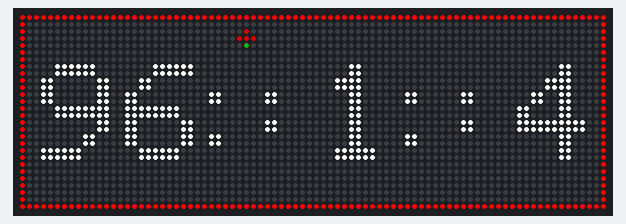
Recording of a sketch running on a simulated ESP32. On the bench: 84×28 RGB LED matrix (first LED top left, wired row by row). WiFi joins after 1.5 s; servers stay silent unless stated; colours are those a GRB WS2812 strip shows for the declared byte order; the local clock reads 2024-03-15 10:24:30 at power-on unless the sketch sets it; what the sketch prints to the serial monitor is not drawn.

Above: at 1.57 s.
At 5.94 s:
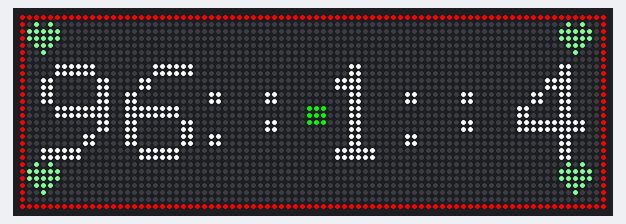
At 10.46 s:
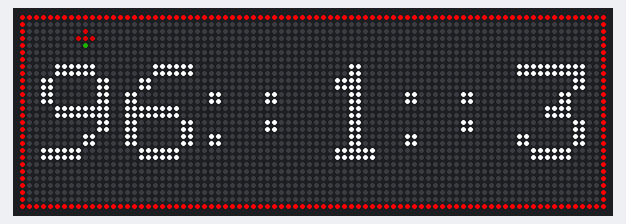
At 19.5 s:
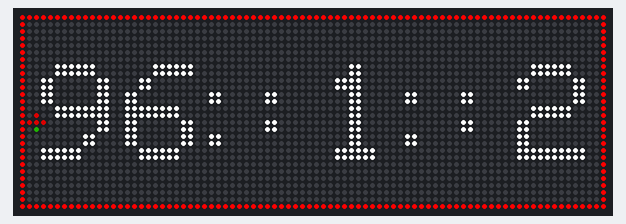
At 28.54 s:
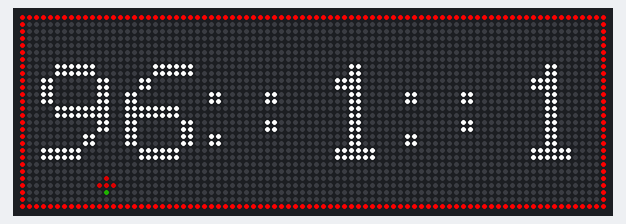
At 37.58 s:
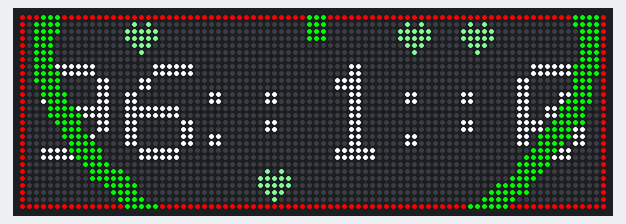

The sketch:

countdowntimer.ino
```cpp
#include <Adafruit_GFX.h>
#include <FastLED_NeoMatrix.h>
#include <FastLED.h>
#include <WiFi.h>
#include <time.h>
#include <math.h>
#include <stdlib.h>
#include <stdio.h>
#include <string.h>

// ------------------------------
// Hardware & Matrix configuration
// ------------------------------
#define PIN 12
#define BRIGHTNESS 255

// Each panel is 14 columns x 28 rows; we have 6 panels side by side.
#define MATRIX_COLUMNS 14
#define MATRIX_ROWS 28
#define PANEL_COUNT 6

#define WIDTH (MATRIX_COLUMNS * PANEL_COUNT)
#define LED_COUNT (WIDTH * MATRIX_ROWS)

int mw = WIDTH;      // Matrix width
int mh = MATRIX_ROWS; // Matrix height
signed long remainingTime;
int burst = 0;

// Create the LED array and initialize the NeoMatrix object.
// The remap flags assume panels arranged from the TOP-LEFT with zigzag wiring.
CRGB leds[LED_COUNT];
FastLED_NeoMatrix *matrix = new FastLED_NeoMatrix(
  leds, mw, mh, NEO_MATRIX_TOP + NEO_MATRIX_LEFT + NEO_MATRIX_ROWS + NEO_MATRIX_ZIGZAG);

const uint8_t heartSprite[5][5] = {
  {0, 1, 0, 1, 0},
  {1, 1, 1, 1, 1},
  {1, 1, 1, 1, 1},
  {0, 1, 1, 1, 0},
  {0, 0, 1, 0, 0}
};

// ------------------------------
// Custom LED remapping function.
// Maps (x,y) on the overall matrix to the correct LED index.
uint16_t customIndex(uint16_t x, uint16_t y) {
  int panel = x / MATRIX_COLUMNS;
  int lx = x % MATRIX_COLUMNS;
  int ly = y;
  int i;
  if (ly % 2 == 0) {
    i = ly * MATRIX_COLUMNS + lx;
  } else {
    i = (ly + 1) * MATRIX_COLUMNS - lx - 1;
  }
  return panel * (MATRIX_COLUMNS * MATRIX_ROWS) + i;
}

// ------------------------------
// WiFi and NTP configuration
// ------------------------------
const char* ssid = "Treehacks-2025";         // <<< Replace with your WiFi network name
const char* password = "treehacks2025!";
const char* ntpServer = "pool.ntp.org";
const long gmtOffset_sec = 0;          // Adjust to your time zone
const int daylightOffset_sec = 0;      // Adjust for DST if needed

unsigned long lastBurstTime = 0;
unsigned long burstStart = 0;
const unsigned long burstInterval = 5000; // 5 seconds between bursts
const unsigned long burstDuration = 1000; // burst lasts 1 second
const float maxBurstRadius = 45.0;        // maximum burst radius (in pixels)
// ------------------------------
// Countdown timer configuration
// ------------------------------
// Define the target end time as a Unix timestamp in milliseconds.
// (Adjust this constant to your event’s time.)
const time_t END_TIME = 1739725200000; // Example: adjust to your event’s Unix time

// We'll capture the total duration at startup.
signed long endTime = 0;
time_t now;

// This global will store the initial countdown duration in seconds.
signed long initialRemainingSeconds = 0;

struct Heart {
  float x, y;
  float vx, vy;
};

Heart hearts[4];

// Global boundaries (inside the green border).
const int leftBound   = 1;
const int rightBound  = WIDTH - 2;  // mw - 2
const int topBound    = 1;
const int bottomBound = MATRIX_ROWS - 2;  // mh - 2

// The forbidden area is where the countdown numbers are drawn.
// Based on drawCountdown() with textSize=2, textWidth=76, textHeight=16,
// startX = 2 and startY = 7 (approximately). Here we define a margin so the hearts never enter.
const int forbiddenLeft   = 3;  // countdown drawing starts at x=3
const int forbiddenTop    = 7;  // countdown drawn at y=7
const int forbiddenRight  = forbiddenLeft + 76; // 79
const int forbiddenBottom = forbiddenTop + 16;  // 23

// Update each heart's position and bounce off the outer boundaries and the forbidden region.
void updateHearts() {
  for (int i = 0; i < 4; i++) {
    hearts[i].x += hearts[i].vx;
    hearts[i].y += hearts[i].vy;

    // Bounce off outer boundaries.
    if (hearts[i].x < leftBound) {
      hearts[i].x = leftBound;
      hearts[i].vx = -hearts[i].vx;
    } else if (hearts[i].x > rightBound) {
      hearts[i].x = rightBound;
      hearts[i].vx = -hearts[i].vx;
    }
    if (hearts[i].y < topBound) {
      hearts[i].y = topBound;
      hearts[i].vy = -hearts[i].vy;
    } else if (hearts[i].y > bottomBound) {
      hearts[i].y = bottomBound;
      hearts[i].vy = -hearts[i].vy;
    }

    // If inside the forbidden (countdown) area, bounce off its nearest edge.
    if (hearts[i].x >= forbiddenLeft && hearts[i].x <= forbiddenRight &&
        hearts[i].y >= forbiddenTop && hearts[i].y <= forbiddenBottom) {
      float distLeft   = hearts[i].x - forbiddenLeft;
      float distRight  = forbiddenRight - hearts[i].x;
      float distTop    = hearts[i].y - forbiddenTop;
      float distBottom = forbiddenBottom - hearts[i].y;
      float minDist = distLeft;
      int direction = 0; // 0: left, 1: right, 2: top, 3: bottom.
      if (distRight < minDist) { minDist = distRight; direction = 1; }
      if (distTop < minDist) { minDist = distTop; direction = 2; }
      if (distBottom < minDist) { minDist = distBottom; direction = 3; }

      // Bounce off the closest side.
      if (direction == 0) {
        hearts[i].x = forbiddenLeft;
        hearts[i].vx = -fabs(hearts[i].vx);
      } else if (direction == 1) {
        hearts[i].x = forbiddenRight;
        hearts[i].vx = fabs(hearts[i].vx);
      } else if (direction == 2) {
        hearts[i].y = forbiddenTop;
        hearts[i].vy = -fabs(hearts[i].vy);
      } else if (direction == 3) {
        hearts[i].y = forbiddenBottom;
        hearts[i].vy = fabs(hearts[i].vy);
      }
    }
  }
}

// Draw all bouncing hearts.
void drawBouncingHearts() {

  uint16_t heartColor = matrix->Color(255, 192, 203);
  for (int i = 0; i < 4; i++) {
    drawHeartSpriteAt((int)hearts[i].x, (int)hearts[i].y, heartColor);
  }
}
// ------------------------------
// Fire simulation globals
// ------------------------------

// ------------------------------
// Tree sprite for the running tree around the countdown display
// 3x3 sprite: 0 = transparent, 1 = leaves, 2 = trunk.
const uint8_t treeSprite[3][3] = {
  {0, 1, 0},
  {1, 1, 1},
  {0, 2, 0}
};

// Draw the tree sprite centered at (x, y)
void drawTreeAt(int x, int y) {
  // Define colors for leaves and trunk
  uint16_t leavesColor = matrix->Color(0, 200, 0);
  uint16_t trunkColor = matrix->Color(139, 69, 19);

  // Sprite dimensions
  int spriteW = 3;
  int spriteH = 3;

  // Top-left corner so that the sprite is centered at (x, y)
  int startX = x - spriteW / 2;
  int startY = y - spriteH / 2;

  for (int i = 0; i < spriteH; i++) {
    for (int j = 0; j < spriteW; j++) {
      uint8_t pixel = treeSprite[i][j];
      if (pixel != 0) {
        uint16_t color = (pixel == 1) ? leavesColor : trunkColor;
        matrix->drawPixel(startX + j, startY + i, color);
      }
    }
  }
}

// Given a progress (0.0 to 1.0) and a rectangle, compute a point along its border.
void getTreePosition(float progress, int rectX, int rectY, int rectW, int rectH, int &treeX, int &treeY) {
  int perimeter = 2 * (rectW + rectH);
  int distance = progress * perimeter;

  if (distance < rectW) {
    treeX = rectX + distance;
    treeY = rectY;
  } else if (distance < rectW + rectH) {
    treeX = rectX + rectW;
    treeY = rectY + (distance - rectW);
  } else if (distance < rectW + rectH + rectW) {
    treeX = rectX + rectW - (distance - (rectW + rectH));
    treeY = rectY + rectH;
  } else {
    treeX = rectX;
    treeY = rectY + rectH - (distance - (rectW + rectH + rectW));
  }
}

void drawBurstEffect() {
  unsigned long currentMillis = millis();
  // Trigger a new burst every burstInterval (e.g., 5000 ms)
  if ((remainingTime % 60) % 10 == 0){
  // if (currentMillis - lastBurstTime >= burstInterval) {
    burstStart = currentMillis;
    lastBurstTime = currentMillis;
  }

  // If we are within the burst duration, animate the burst.
  if (currentMillis - burstStart < burstDuration) {
    // Compute normalized time (t goes from 0 to 1 over burstDuration)
    float t = (currentMillis - burstStart) / (float)burstDuration;
    // For a heart burst, we use the same idea as before:
    // at t==1 the heart has grown to its maximum size.
    // (maxBurstRadius now serves as the maximum heart size.)
    float currentHeartSize = t * maxBurstRadius;

    // Use the display center as the heart burst center.
    float centerX = mw / 2.0;
    float centerY = mh / 2.0;

    // Set the burst color to red (or choose your preferred color)
    uint16_t burstColor = matrix->Color(255, 0, 0);

    // Draw a heart outline using its parametric equation.
    // Standard heart parametric equations are:
    //   x = 16*sin^3(a)
    //   y = 13*cos(a) - 5*cos(2*a) - 2*cos(3*a) - cos(4*a)
    //
    // We first “normalize” these values by dividing by 16 so that when multiplied
    // by currentHeartSize the heart expands smoothly.
    //
    // To make the line a bit thicker, we draw a small 3x3 block at each computed point.
    for (float a = 0; a < 2 * PI; a += 0.03) {
      float nx = pow(sin(a), 3);  // normalized x
      float ny = (13.0/16.0)*cos(a) - (5.0/16.0)*cos(2*a) - (2.0/16.0)*cos(3*a) - (1.0/16.0)*cos(4*a);

      int cx = centerX + (int)(currentHeartSize * nx);
      // Subtract ny because our display’s y increases downward.
      int cy = centerY - (int)(currentHeartSize * ny);

      // Draw a 3x3 block for a thicker outline.
      for (int dy = -1; dy <= 1; dy++) {
        for (int dx = -1; dx <= 1; dx++) {
          int x = cx + dx;
          int y = cy + dy;
          if (x >= 0 && x < mw && y >= 0 && y < mh) {
            matrix->drawPixel(x, y, burstColor);
          }
        }
      }
    }
  }
}
void drawHeartSpriteAt(int centerX, int centerY, uint16_t color) {
  const int spriteSize = 5;
  int offset = spriteSize / 2;  // centers the 5x5 sprite (offset = 2)
  for (int i = 0; i < spriteSize; i++) {
    for (int j = 0; j < spriteSize; j++) {
      if (heartSprite[i][j]) {
        int x = centerX - offset + j;
        int y = centerY - offset + i;
        if (x >= 0 && x < mw && y >= 0 && y < mh)
          matrix->drawPixel(x, y, color);
      }
    }
  }
}
// Draw the running tree around the countdown text rectangle.
void drawRunningTree(int rectX, int rectY, int rectW, int rectH) {
  // Cycle duration in milliseconds
  const unsigned long cycleDuration = 10000;
  float treeProgress = (millis() % cycleDuration) / (float) cycleDuration;

  int treeX, treeY;
  getTreePosition(treeProgress, rectX, rectY, rectW, rectH, treeX, treeY);

  drawTreeAt(treeX, treeY);
}

// --------------------------------------------------------------------
// Custom function to draw a colon with 2-pixel gaps on each side.
// The total cell width for the colon is: 2 (left gap) + (2*textSize) + 2 (right gap)
// This ensures that the digit before and after are 2 pixels away from the colon.
void drawColon(int x, int y, uint8_t textSize, uint16_t color) {
  // x is the left edge of the colon cell.
  // The colon drawing area will start at x+2.
  int dotX = x + 2;
  // For an 8*textSize tall text, we place the two dots roughly at:
  int dotY1 = y + 2 * textSize;
  int dotY2 = y + 5 * textSize;
  // Draw each dot as a filled square of size textSize x textSize.
  for (int i = 0; i < textSize; i++) {
    for (int j = 0; j < textSize; j++) {
      matrix->drawPixel(dotX + j, dotY1 + i, color);
      matrix->drawPixel(dotX + j, dotY2 + i, color);
    }
  }
}

// --------------------------------------------------------------------
// Draw the countdown timer (HH:MM:SS) centered on the matrix,
// ensuring that each digit adjacent to a colon is exactly 2 pixels away.
// Also, the text is drawn within the inner area defined by the border.
void drawCountdown() {
  if(remainingTime < 0) remainingTime = 0;

  int hours = remainingTime / 3600;
  int minutes = (remainingTime % 3600) / 60;
  int seconds = remainingTime % 60;

  char timeStr[9];
  sprintf(timeStr, "%02d:%02d:%02d", hours, minutes, seconds);

  uint8_t textSize = 2;
  // Define dimensions:
  int digitCellWidth = 5 * textSize;             // drawn digit width
  int colonCellWidth = 2 * textSize + 4;           // 2-pixel gap on left/right plus colon area (2*textSize)
  // Total width for "HH:MM:SS":
  int textWidth = 6 * digitCellWidth + 2 * colonCellWidth;
  int textHeight = 8 * textSize;                   // standard character height

  // The green border is inset by 1 pixel; so available drawing area is from x=2 to x=mw-3.
  int availableWidth = mw - 4;
  int availableHeight = mh - 4;

  // Center the text in the available area.
  int startX = (availableWidth - textWidth) / 2;
  int startY = 3 + (availableHeight - textHeight) / 2;

  uint16_t white = matrix->Color(255, 255, 255);

  int x = startX+1;
  // Draw HH (digits 0 and 1)
  matrix->drawChar(x, startY, timeStr[0], white, white, textSize);
  x += digitCellWidth+2;
  matrix->drawChar(x, startY, timeStr[1], white, white, textSize);
  x += digitCellWidth;

  // Draw first colon with 2-pixel gap on left/right.
  drawColon(x, startY, textSize, white);
  x += colonCellWidth-2;

  // Draw MM (digits 3 and 4; skipping the colon in timeStr[2])
  matrix->drawChar(x, startY, timeStr[3], white, white, textSize);
  x += digitCellWidth+2;
  matrix->drawChar(x, startY, timeStr[4], white, white, textSize);
  x += digitCellWidth;

  // Draw second colon.
  drawColon(x, startY, textSize, white);
  x += colonCellWidth-2;

  // Draw SS (digits 6 and 7)
  matrix->drawChar(x, startY, timeStr[6], white, white, textSize);
  x += digitCellWidth+2;
  matrix->drawChar(x, startY, timeStr[7], white, white, textSize);
  // x += digitCellWidth;  // Not needed after last digit.

  // Draw the running tree around the bounding rectangle of the countdown text.
  if (burst == 0){
    drawRunningTree(startX, startY-4, 79, 21);
  }

}

// --------------------------------------------------------------------
// Draw a green border inset by one row/column from the edge.
void drawGreenBorder() {
  uint16_t green = matrix->Color(0, 255, 0);
  // Draw top and bottom borders (y = 1 and y = mh-2).
  for (int x = 0; x < mw; x++) {
    matrix->drawPixel(x, 0, green);
    matrix->drawPixel(x, mh - 1, green);
  }
  // Draw left and right borders (x = 1 and x = mw-2).
  for (int y = 0; y < mh - 1; y++) {
    matrix->drawPixel(0, y, green);
    matrix->drawPixel(mw - 1, y, green);
  }
}

// --------------------------------------------------------------------
// Update the fire simulation and draw it onto the matrix.
// The intensity is modulated by progress (0.0 at the start, 1.0 at END_TIME).


void setup() {
  Serial.begin(115200);
  matrix->setRemapFunction(customIndex);

  FastLED.addLeds<WS2812B, PIN, RGB>(leds, LED_COUNT).setCorrection(TypicalLEDStrip);
  FastLED.setBrightness(BRIGHTNESS);

  // ---------------
  // Connect to WiFi
  // ---------------
  Serial.print("Connecting to WiFi");
  WiFi.begin(ssid, password);
  while(WiFi.status() != WL_CONNECTED) {
    delay(500);
    Serial.print(".");
  }
  Serial.println(" connected.");

  // -----------------------------
  // Initialize time using NTP.
  // -----------------------------
  configTime(gmtOffset_sec, daylightOffset_sec, ntpServer);
  Serial.println("Waiting for time sync...");

  struct tm timeinfo;
  // Wait until time is successfully obtained.
  while(!getLocalTime(&timeinfo)) {
    Serial.println("Failed to obtain time, retrying...");
    delay(500);
  }
  now = mktime(&timeinfo);
  Serial.println("Time synchronized.");

  // Set initial countdown (calculate the event time in millis relative to millis())
  endTime = END_TIME - (now * 1000UL) + millis();
  initialRemainingSeconds = (endTime - millis()) / 1000UL;

  // Seed random number generator.
  randomSeed(analogRead(0));

  hearts[0].x = leftBound + 2;
  hearts[0].y = topBound + 2;
  hearts[0].vx = 0.3;
  hearts[0].vy = 0.8;

  hearts[1].x = rightBound - 2;
  hearts[1].y = topBound + 2;
  hearts[1].vx = -0.5;
  hearts[1].vy = 0.8;

  hearts[2].x = leftBound + 2;
  hearts[2].y = bottomBound - 2;
  hearts[2].vx = 0.7;
  hearts[2].vy = -0.8;

  hearts[3].x = rightBound - 2;
  hearts[3].y = bottomBound - 2;
  hearts[3].vx = -0.6;
  hearts[3].vy = -0.8;
}

void loop() {
  // Calculate the remaining time in seconds.
  remainingTime = (endTime - millis()) / 1000UL;
  if(remainingTime < 0) remainingTime = 0;

  // Compute progress: 0.0 at start, 1.0 when the countdown reaches 0.
  float progress = 0.0;
  if(initialRemainingSeconds > 0) {
    progress = (float)(initialRemainingSeconds - remainingTime) / initialRemainingSeconds;
    if(progress < 0) progress = 0;
    if(progress > 1) progress = 1;
  } else {
    progress = 1.0;
  }

  matrix->clear();
  // Update the fire simulation background with intensity based on progress.
  unsigned long currentMillis = millis();
  if(currentMillis - burstStart < burstDuration) {
    updateHearts();
    drawBouncingHearts();
    burst = 1;
  }

  // Overlay the countdown timer text (with proper 2-pixel gaps around colons)
  // and the running tree.
  drawCountdown();

  // Draw an inset green border (1 pixel in from each edge).
  drawGreenBorder();

  drawBurstEffect();

  matrix->show();
  burst = 0;
  delay(75);
}
```
